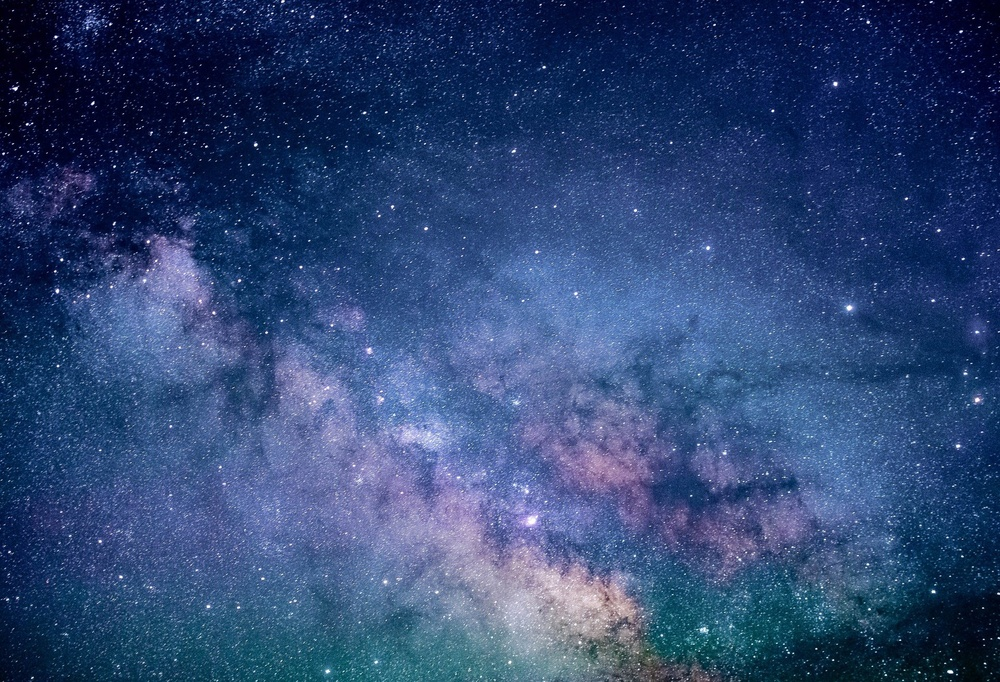
#> input picture 오픈소스_프로젝트/image/original.jpg, 1000 x 682 px, shrunk from 1920 x 1310 before the run; the run also reads 1 picture not shown here
$ python find_section.py   (older library calls are emulated)
#> lines starting #> are read from the running program, lines starting #| are printed output that depends on the picture; after the words box and inside, x2 and y2 are one past the last pixel; in counts of white or black regions, pixels touching at a corner belong together; long printed decimals are rounded
# from skimage.measure import compare_ssim
from skimage.metrics import structural_similarity as compare_ssim
import imutils
import cv2
import numpy as np

def main():
    imageA = cv2.imread('./image/original.jpg')
#> imageA is the input picture: shape (682, 1000, 3); mean B, G, R 116.2, 70.7, 47.2
    imageB = cv2.imread('./image/copy.jpg')

    grayA = cv2.cvtColor(imageA, cv2.COLOR_BGR2GRAY)
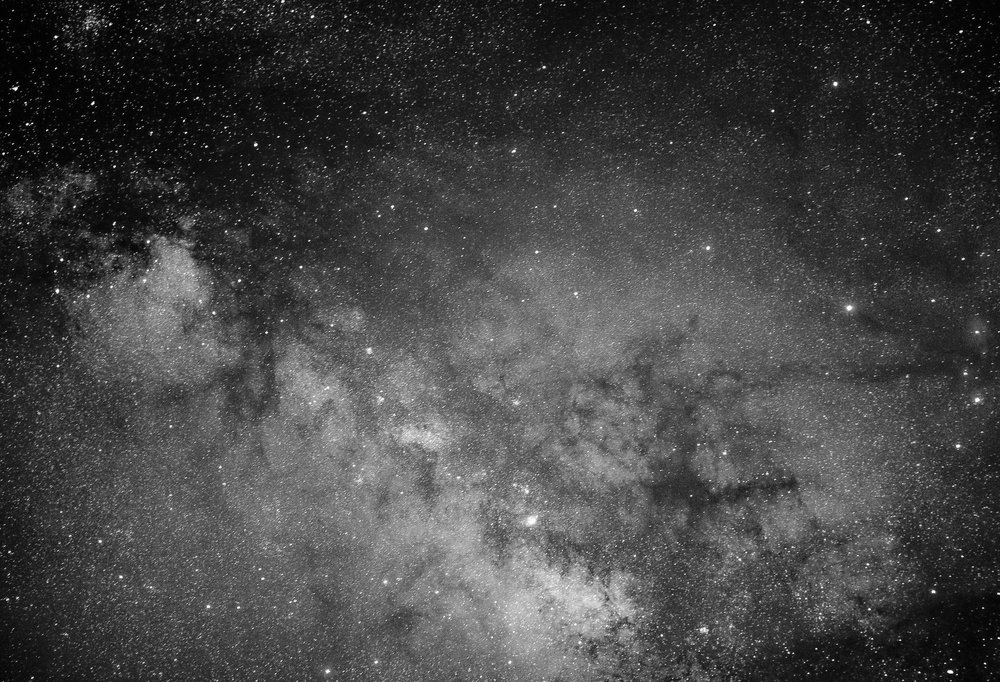
#> grayA: shape (682, 1000); min 1, max 254, mean 68.8
    grayB = cv2.cvtColor(imageB, cv2.COLOR_BGR2GRAY)
    (score, diff) = compare_ssim(grayA, grayB, full=True)
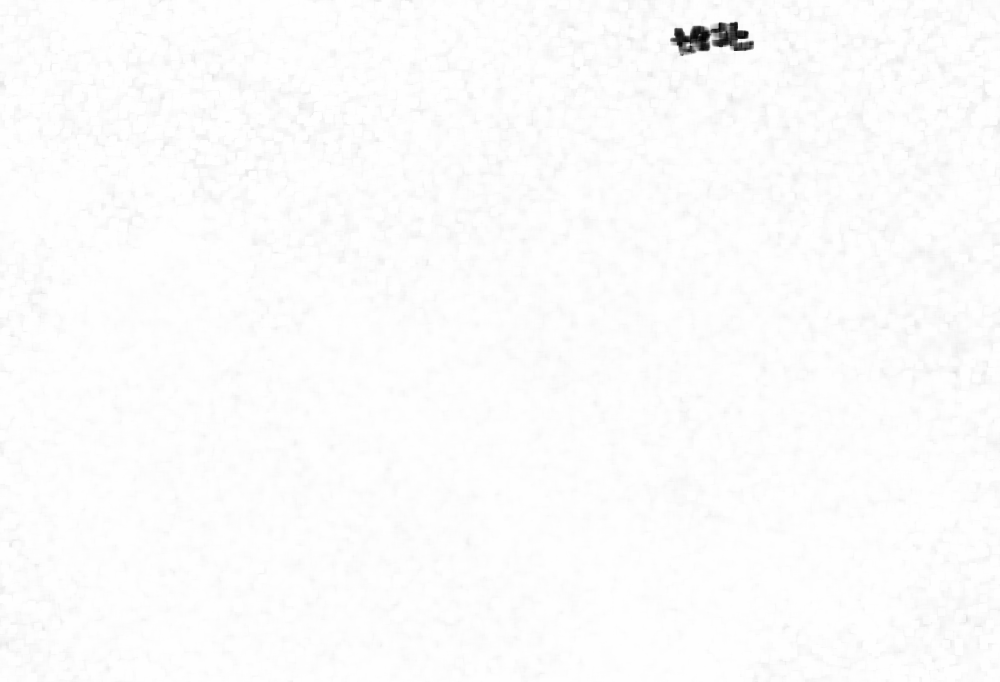
#> diff: shape (682, 1000) float64; min -0.00541, max 1, mean 0.99; drawn with min black and max white
#> score = 0.99
    diff = (diff * 255).astype("uint8")
    print(f"SSIM: {score}")
#| SSIM: 0.9896
    thresh = cv2.threshold(
                 diff, 0, 200,
                 cv2.THRESH_BINARY_INV | cv2.THRESH_OTSU
             )[1]
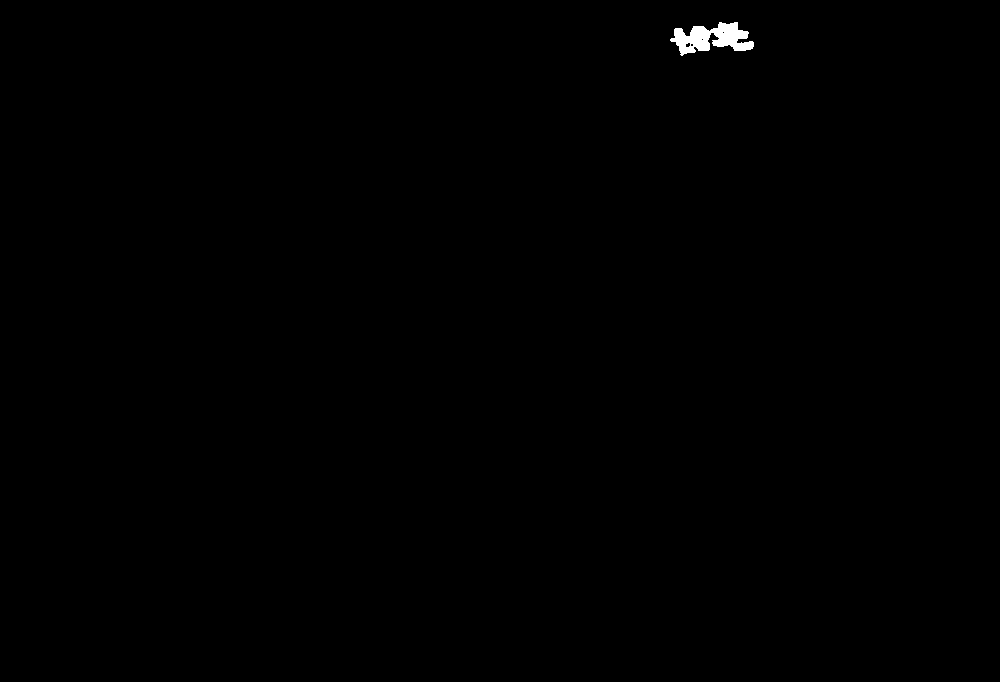
#> thresh: shape (682, 1000); values 0 (black) and 200 (white), 0.23% white; 1 white region
    cnts, _ = cv2.findContours(
                thresh,
                cv2.RETR_EXTERNAL,
                cv2.CHAIN_APPROX_SIMPLE
              )
#> cnts = 1 contour; box (x1, y1, x2, y2) and area: (670, 22, 754, 56) 1436
    for c in cnts:
        area = cv2.contourArea(c)
        if area > 40:
            x, y, w, h = cv2.boundingRect(c)
            cv2.rectangle(imageA, (x, y), (x + w, y + h), (0, 0, 255), 2)
            cv2.drawContours(imageB, [c], -1, (0, 0, 255), 2)
#> this loop made 1 pass
#> (area, x, y, w, h) on pass 1: (1436.5, 670, 22, 84, 34)
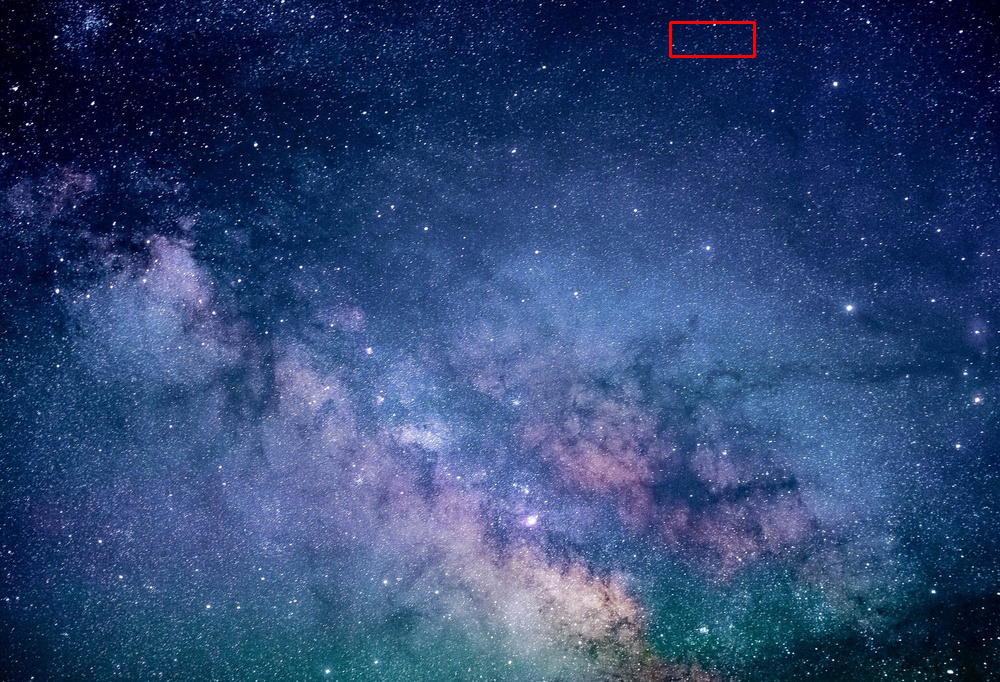
#> imageA: shape (682, 1000, 3); 0.1% of pixels changed, all inside (x1, y1, x2, y2) = (669, 21, 756, 58)
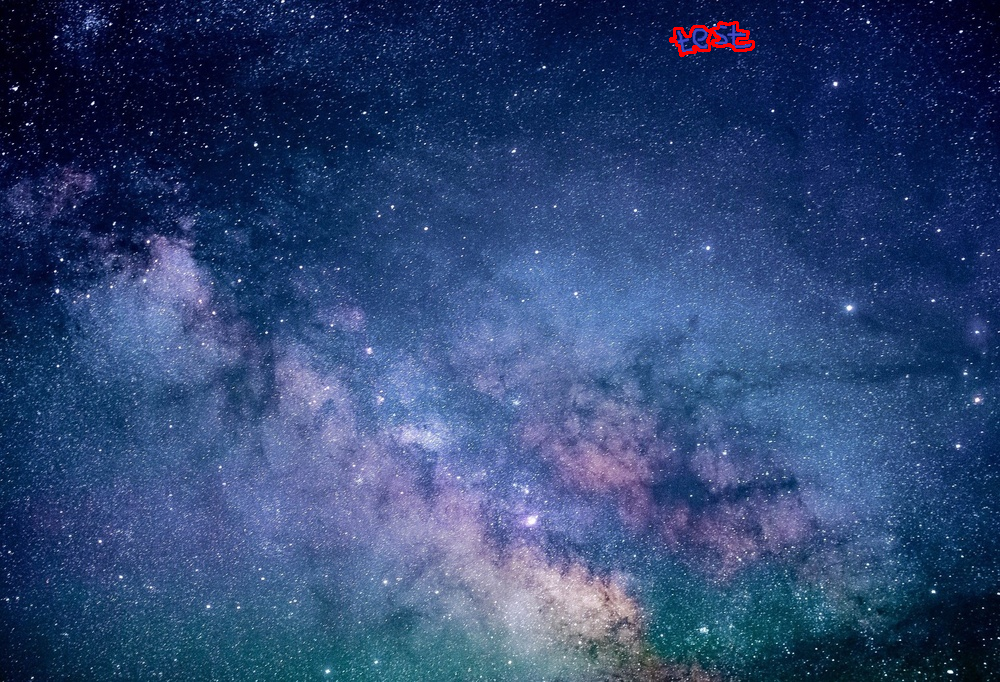
#> imageB: shape (682, 1000, 3); mean B, G, R 116.2, 70.7, 47.8
    cv2.imshow("Original", imageA)
    cv2.waitKey(0)


if __name__ == "__main__":
    main()
